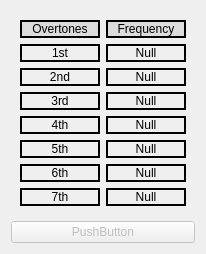
             <widget class="CContextFrame" name="CContextFrame_CaptureTab_Overtones_FFT1">
              <layout class="QVBoxLayout" name="verticalLayout_10">
               <item>
                <widget class="QWidget" name="gridWidget_CaptureTab_Overtones_FFT1" native="true">
                 <property name="styleSheet">
                  <string notr="true">QWidget.CLabel{
	border: 2px solid black;
}

QWidget.QLabel{
	border: 2px solid black;
}</string>
                 </property>
                 <layout class="QGridLayout" name="gridLayout_7" rowstretch="90,100,100,100,100,100,100,100" columnminimumwidth="80,80">
                  <item row="4" column="1">
                   <widget class="CLabel" name="CLabel_Overtones1_4">
                    <property name="text">
                     <string>Null</string>
                    </property>
                    <property name="alignment">
                     <set>Qt::AlignCenter</set>
                    </property>
                    <property name="valueTransformation">
                     <string notr="true">if len(new_val) &gt;= 4:
    output('{0:.2f} kHz'.format(new_val[3]))
else:
    output('-')</string>
                    </property>
                   </widget>
                  </item>
                  <item row="2" column="1">
                   <widget class="CLabel" name="CLabel_Overtones1_2">
                    <property name="text">
                     <string>Null</string>
                    </property>
                    <property name="alignment">
                     <set>Qt::AlignCenter</set>
                    </property>
                    <property name="valueTransformation">
                     <string notr="true">if len(new_val) &gt;= 2:
    output('{0:.2f} kHz'.format(new_val[1]))
else:
    output('-')</string>
                    </property>
                   </widget>
                  </item>
                  <item row="1" column="1">
                   <widget class="CLabel" name="CLabel_Overtones1_1">
                    <property name="text">
                     <string>Null</string>
                    </property>
                    <property name="alignment">
                     <set>Qt::AlignCenter</set>
                    </property>
                    <property name="valueTransformation">
                     <string notr="true">if len(new_val) &gt;= 1:
    output('{0:.2f} kHz'.format(new_val[0]))
else:
    output('-')</string>
                    </property>
                   </widget>
                  </item>
                  <item row="3" column="0">
                   <widget class="CLabel" name="CLabel_JustLabel_Overtones1_3">
                    <property name="text">
                     <string>3rd</string>
                    </property>
                    <property name="alignment">
                     <set>Qt::AlignCenter</set>
                    </property>
                   </widget>
                  </item>
                  <item row="4" column="0">
                   <widget class="CLabel" name="CLabel_JustLabel_Overtones1_4">
                    <property name="text">
                     <string>4th</string>
                    </property>
                    <property name="alignment">
                     <set>Qt::AlignCenter</set>
                    </property>
                    <property name="rules" stdset="0">
                     <string>[]</string>
                    </property>
                   </widget>
                  </item>
                  <item row="0" column="0">
                   <widget class="QLabel" name="label_overtones1">
                    <property name="styleSheet">
                     <string notr="true">background-color: rgb(220, 220, 220);</string>
                    </property>
                    <property name="text">
                     <string>Overtones</string>
                    </property>
                    <property name="alignment">
                     <set>Qt::AlignCenter</set>
                    </property>
                   </widget>
                  </item>
                  <item row="6" column="0">
                   <widget class="CLabel" name="CLabel_JustLabel_Overtones1_6">
                    <property name="text">
                     <string>6th</string>
                    </property>
                    <property name="alignment">
                     <set>Qt::AlignCenter</set>
                    </property>
                   </widget>
                  </item>
                  <item row="0" column="1">
                   <widget class="QLabel" name="label_frequency1">
                    <property name="styleSheet">
                     <string notr="true">background-color: rgb(220, 220, 220);</string>
                    </property>
                    <property name="text">
                     <string>Frequency</string>
                    </property>
                    <property name="alignment">
                     <set>Qt::AlignCenter</set>
                    </property>
                   </widget>
                  </item>
                  <item row="2" column="0">
                   <widget class="CLabel" name="CLabel_JustLabel_Overtones1_2">
                    <property name="text">
                     <string>2nd</string>
                    </property>
                    <property name="alignment">
                     <set>Qt::AlignCenter</set>
                    </property>
                   </widget>
                  </item>
                  <item row="6" column="1">
                   <widget class="CLabel" name="CLabel_Overtones1_6">
                    <property name="text">
                     <string>Null</string>
                    </property>
                    <property name="alignment">
                     <set>Qt::AlignCenter</set>
                    </property>
                    <property name="valueTransformation">
                     <string notr="true">if len(new_val) &gt;= 6:
    output('{0:.2f} kHz'.format(new_val[5]))
else:
    output('-')</string>
                    </property>
                   </widget>
                  </item>
                  <item row="1" column="0">
                   <widget class="CLabel" name="CLabel_JustLabel_Overtones1_1">
                    <property name="text">
                     <string>1st</string>
                    </property>
                    <property name="alignment">
                     <set>Qt::AlignCenter</set>
                    </property>
                   </widget>
                  </item>
                  <item row="5" column="0">
                   <widget class="CLabel" name="CLabel_JustLabel_Overtones1_5">
                    <property name="text">
                     <string>5th</string>
                    </property>
                    <property name="alignment">
                     <set>Qt::AlignCenter</set>
                    </property>
                   </widget>
                  </item>
                  <item row="5" column="1">
                   <widget class="CLabel" name="CLabel_Overtones1_5">
                    <property name="text">
                     <string>Null</string>
                    </property>
                    <property name="alignment">
                     <set>Qt::AlignCenter</set>
                    </property>
                    <property name="valueTransformation">
                     <string notr="true">if len(new_val) &gt;= 5:
    output('{0:.2f} kHz'.format(new_val[4]))
else:
    output('-')</string>
                    </property>
                   </widget>
                  </item>
                  <item row="3" column="1">
                   <widget class="CLabel" name="CLabel_Overtones1_3">
                    <property name="text">
                     <string>Null</string>
                    </property>
                    <property name="alignment">
                     <set>Qt::AlignCenter</set>
                    </property>
                    <property name="valueTransformation">
                     <string notr="true">if len(new_val) &gt;= 3:
    output('{0:.2f} kHz'.format(new_val[2]))
else:
    output('-')</string>
                    </property>
                   </widget>
                  </item>
                  <item row="7" column="0">
                   <widget class="CLabel" name="CLabel_JustLabel_Overtones1_7">
                    <property name="text">
                     <string>7th</string>
                    </property>
                    <property name="alignment">
                     <set>Qt::AlignCenter</set>
                    </property>
                   </widget>
                  </item>
                  <item row="7" column="1">
                   <widget class="CLabel" name="CLabel_Overtones1_7">
                    <property name="text">
                     <string>Null</string>
                    </property>
                    <property name="alignment">
                     <set>Qt::AlignCenter</set>
                    </property>
                    <property name="valueTransformation">
                     <string notr="true">if len(new_val) &gt;= 7:
    output('{0:.2f} kHz'.format(new_val[6]))
else:
    output('-')</string>
                    </property>
                   </widget>
                  </item>
                 </layout>
                </widget>
               </item>
               <item>
                <widget class="QPushButton" name="pushButton_invisible_1">
                 <property name="enabled">
                  <bool>false</bool>
                 </property>
                 <property name="text">
                  <string>PushButton</string>
                 </property>
                </widget>
               </item>
              </layout>
             </widget>
